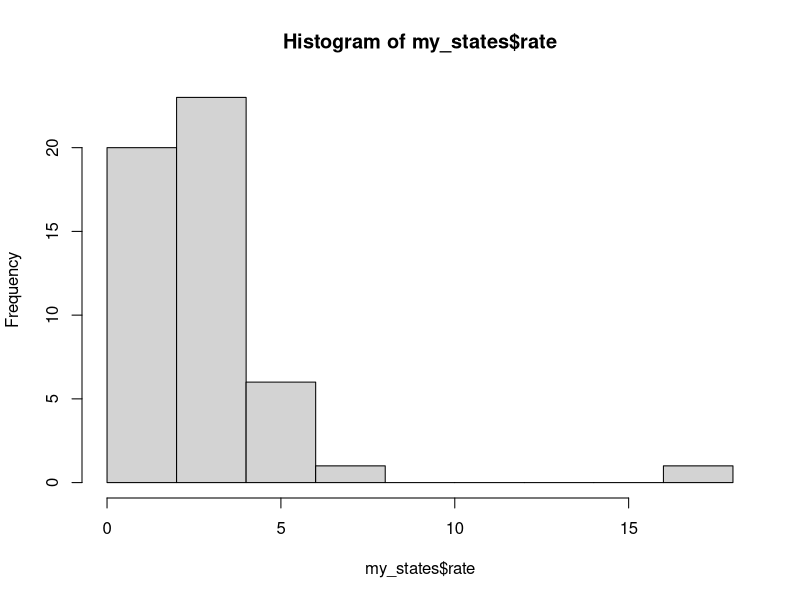
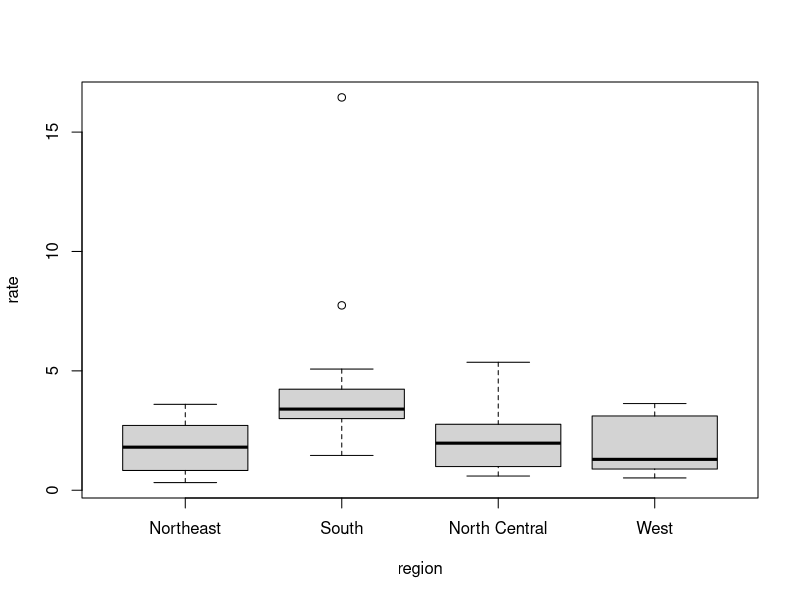

R code for these plots, in order:
library(dslabs)
data(murders)

library(dplyr)

my_states = murders %>% mutate(rate = total/population*100000)

head(my_states)
#names(my_states)

# constructing a histogram
hist(my_states$rate)

#figuring out which state has the most murder rate
my_states$state[which.max(my_states$rate)]
max(my_states$rate)

# which region has the highest murder rate
boxplot(rate~region, data = my_states)

#my_states
